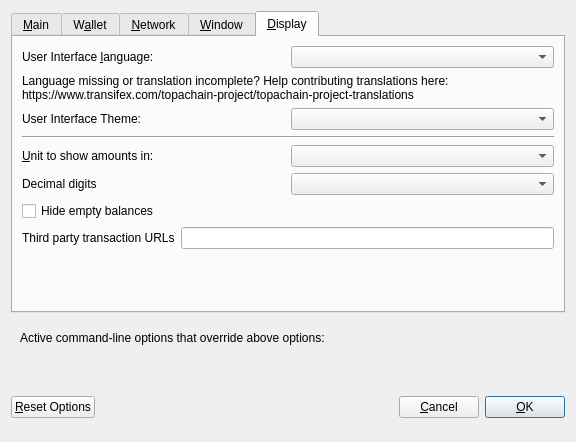
<?xml version="1.0" encoding="UTF-8"?>
<ui version="4.0">
 <class>OptionsDialog</class>
 <widget class="QDialog" name="OptionsDialog">
  <property name="geometry">
   <rect>
    <x>0</x>
    <y>0</y>
    <width>576</width>
    <height>442</height>
   </rect>
  </property>
  <property name="windowTitle">
   <string>Options</string>
  </property>
  <property name="modal">
   <bool>true</bool>
  </property>
  <layout class="QVBoxLayout" name="verticalLayout">
   <item>
    <widget class="QTabWidget" name="tabWidget">
     <property name="currentIndex">
      <number>4</number>
     </property>
     <widget class="QWidget" name="tabMain">
      <attribute name="title">
       <string>&amp;Main</string>
      </attribute>
      <layout class="QVBoxLayout" name="verticalLayout_Main">
       <item>
        <widget class="QCheckBox" name="bitcoinAtStartup">
         <property name="toolTip">
          <string>Automatically start TopaChain after logging in to the system.</string>
         </property>
         <property name="text">
          <string>&amp;Start TopaChain on system login</string>
         </property>
        </widget>
       </item>
       <item>
        <layout class="QHBoxLayout" name="horizontalLayout_2_Main">
         <item>
          <widget class="QLabel" name="databaseCacheLabel">
           <property name="text">
            <string>Size of &amp;database cache</string>
           </property>
           <property name="textFormat">
            <enum>Qt::PlainText</enum>
           </property>
           <property name="buddy">
            <cstring>databaseCache</cstring>
           </property>
          </widget>
         </item>
         <item>
          <widget class="QSpinBox" name="databaseCache"/>
         </item>
         <item>
          <widget class="QLabel" name="databaseCacheUnitLabel">
           <property name="text">
            <string>MB</string>
           </property>
           <property name="textFormat">
            <enum>Qt::PlainText</enum>
           </property>
          </widget>
         </item>
         <item>
          <spacer name="horizontalSpacer_2_Main">
           <property name="orientation">
            <enum>Qt::Horizontal</enum>
           </property>
           <property name="sizeHint" stdset="0">
            <size>
             <width>40</width>
             <height>20</height>
            </size>
           </property>
          </spacer>
         </item>
        </layout>
       </item>
       <item>
        <layout class="QHBoxLayout" name="horizontalLayout_3_Main">
         <item>
          <widget class="QLabel" name="threadsScriptVerifLabel">
           <property name="text">
            <string>Number of script &amp;verification threads</string>
           </property>
           <property name="textFormat">
            <enum>Qt::PlainText</enum>
           </property>
           <property name="buddy">
            <cstring>threadsScriptVerif</cstring>
           </property>
          </widget>
         </item>
         <item>
          <widget class="QSpinBox" name="threadsScriptVerif">
           <property name="toolTip">
            <string>(0 = auto, &lt;0 = leave that many cores free)</string>
           </property>
          </widget>
         </item>
         <item>
          <spacer name="horizontalSpacer_3_Main">
           <property name="orientation">
            <enum>Qt::Horizontal</enum>
           </property>
           <property name="sizeHint" stdset="0">
            <size>
             <width>40</width>
             <height>20</height>
            </size>
           </property>
          </spacer>
         </item>
        </layout>
       </item>
       <item>
        <spacer name="verticalSpacer_2">
         <property name="orientation">
          <enum>Qt::Vertical</enum>
         </property>
         <property name="sizeHint" stdset="0">
          <size>
           <width>20</width>
           <height>40</height>
          </size>
         </property>
        </spacer>
       </item>
       <item>
        <widget class="QCheckBox" name="checkBoxZeromintEnable">
         <property name="toolTip">
          <string>Enable automatic minting of TopaChain units to zTOPA</string>
         </property>
         <property name="layoutDirection">
          <enum>Qt::LeftToRight</enum>
         </property>
         <property name="text">
          <string>Enable zTOPA Automint</string>
         </property>
        </widget>
       </item>
       <item>
        <layout class="QHBoxLayout" name="horizontalLayout_3">
         <item>
          <widget class="QLabel" name="percentage_label">
           <property name="toolTip">
            <string>Percentage of incoming TOPA which get automatically converted to zTOPA via Zerocoin Protocol (min: 10%)</string>
           </property>
           <property name="text">
            <string>Percentage of autominted zTOPA</string>
           </property>
          </widget>
         </item>
         <item>
          <widget class="QSpinBox" name="zeromintPercentage">
           <property name="minimum">
            <number>1</number>
           </property>
           <property name="maximum">
            <number>100</number>
           </property>
          </widget>
         </item>
        </layout>
       </item>
       <item>
        <layout class="QHBoxLayout" name="horizontalLayout" stretch="0,0">
         <property name="sizeConstraint">
          <enum>QLayout::SetFixedSize</enum>
         </property>
         <item>
          <widget class="QLabel" name="labelPreferredDenom">
           <property name="maximumSize">
            <size>
             <width>16777215</width>
             <height>16777215</height>
            </size>
           </property>
           <property name="toolTip">
            <string>Wait with automatic conversion to Zerocoin until enough TOPA for this denomination is available</string>
           </property>
           <property name="text">
            <string>Preferred Automint zTOPA Denomination</string>
           </property>
          </widget>
         </item>
         <item>
          <widget class="QComboBox" name="preferredDenom">
           <property name="maximumSize">
            <size>
             <width>16777215</width>
             <height>27</height>
            </size>
           </property>
           <property name="toolTip">
            <string>Wait with automatic conversion to Zerocoin until enough TOPA for this denomination is available</string>
           </property>
           <property name="maxVisibleItems">
            <number>9</number>
           </property>
           <property name="maxCount">
            <number>9</number>
           </property>
          </widget>
         </item>
        </layout>
       </item>
      </layout>
     </widget>
     <widget class="QWidget" name="tabWallet">
      <attribute name="title">
       <string>W&amp;allet</string>
      </attribute>
      <layout class="QVBoxLayout" name="verticalLayout_Wallet">
       <item>
        <layout class="QHBoxLayout" name="horizontalLayout_2_Wallet">
         <item>
          <widget class="QLabel" name="labelStakeSplitThresholdText">
           <property name="text">
            <string>Stake split threshold:</string>
           </property>
          </widget>
         </item>
         <item>
          <widget class="QSpinBox" name="spinBoxStakeSplitThreshold">
           <property name="minimum">
            <number>1</number>
           </property>
           <property name="maximum">
            <number>999999</number>
           </property>
          </widget>
         </item>
        </layout>
       </item>
       <item>
        <widget class="QGroupBox" name="groupBox">
         <property name="title">
          <string>Expert</string>
         </property>
         <layout class="QVBoxLayout" name="verticalLayout_2">
          <item>
           <widget class="QCheckBox" name="coinControlFeatures">
            <property name="toolTip">
             <string>Whether to show coin control features or not.</string>
            </property>
            <property name="text">
             <string>Enable coin &amp;control features</string>
            </property>
           </widget>
          </item>
          <item>
           <widget class="QCheckBox" name="showMasternodesTab">
            <property name="toolTip">
             <string>Show additional tab listing all your masternodes in first sub-tab&lt;br/&gt;and all masternodes on the network in second sub-tab.</string>
            </property>
            <property name="text">
             <string>Show Masternodes Tab</string>
            </property>
           </widget>
          </item>
          <item>
           <widget class="QCheckBox" name="spendZeroConfChange">
            <property name="toolTip">
             <string>If you disable the spending of unconfirmed change, the change from a transaction&lt;br/&gt;cannot be used until that transaction has at least one confirmation.&lt;br/&gt;This also affects how your balance is computed.</string>
            </property>
            <property name="text">
             <string>&amp;Spend unconfirmed change</string>
            </property>
           </widget>
          </item>
         </layout>
        </widget>
       </item>
       <item>
        <spacer name="verticalSpacer_Wallet">
         <property name="orientation">
          <enum>Qt::Vertical</enum>
         </property>
         <property name="sizeHint" stdset="0">
          <size>
           <width>20</width>
           <height>40</height>
          </size>
         </property>
        </spacer>
       </item>
      </layout>
     </widget>
     <widget class="QWidget" name="tabNetwork">
      <attribute name="title">
       <string>&amp;Network</string>
      </attribute>
      <layout class="QVBoxLayout" name="verticalLayout_Network">
       <item>
        <widget class="QCheckBox" name="mapPortUpnp">
         <property name="toolTip">
          <string>Automatically open the TopaChain client port on the router. This only works when your router supports UPnP and it is enabled.</string>
         </property>
         <property name="text">
          <string>Map port using &amp;UPnP</string>
         </property>
        </widget>
       </item>
       <item>
        <widget class="QCheckBox" name="allowIncoming">
         <property name="toolTip">
          <string>Accept connections from outside</string>
         </property>
         <property name="text">
          <string>Allow incoming connections</string>
         </property>
        </widget>
       </item>
       <item>
        <widget class="QCheckBox" name="connectSocks">
         <property name="toolTip">
          <string>Connect to the TopaChain network through a SOCKS5 proxy.</string>
         </property>
         <property name="text">
          <string>&amp;Connect through SOCKS5 proxy (default proxy):</string>
         </property>
        </widget>
       </item>
       <item>
        <layout class="QHBoxLayout" name="horizontalLayout_1_Network">
         <item>
          <widget class="QLabel" name="proxyIpLabel">
           <property name="text">
            <string>Proxy &amp;IP:</string>
           </property>
           <property name="textFormat">
            <enum>Qt::PlainText</enum>
           </property>
           <property name="buddy">
            <cstring>proxyIp</cstring>
           </property>
          </widget>
         </item>
         <item>
          <widget class="QValidatedLineEdit" name="proxyIp">
           <property name="minimumSize">
            <size>
             <width>140</width>
             <height>0</height>
            </size>
           </property>
           <property name="maximumSize">
            <size>
             <width>140</width>
             <height>16777215</height>
            </size>
           </property>
           <property name="toolTip">
            <string>IP address of the proxy (e.g. IPv4: 127.0.0.1 / IPv6: ::1)</string>
           </property>
          </widget>
         </item>
         <item>
          <widget class="QLabel" name="proxyPortLabel">
           <property name="text">
            <string>&amp;Port:</string>
           </property>
           <property name="textFormat">
            <enum>Qt::PlainText</enum>
           </property>
           <property name="buddy">
            <cstring>proxyPort</cstring>
           </property>
          </widget>
         </item>
         <item>
          <widget class="QLineEdit" name="proxyPort">
           <property name="minimumSize">
            <size>
             <width>75</width>
             <height>0</height>
            </size>
           </property>
           <property name="maximumSize">
            <size>
             <width>55</width>
             <height>16777215</height>
            </size>
           </property>
           <property name="toolTip">
            <string>Port of the proxy (e.g. 9050)</string>
           </property>
          </widget>
         </item>
         <item>
          <spacer name="horizontalSpacer_1_Network">
           <property name="orientation">
            <enum>Qt::Horizontal</enum>
           </property>
           <property name="sizeHint" stdset="0">
            <size>
             <width>40</width>
             <height>20</height>
            </size>
           </property>
          </spacer>
         </item>
        </layout>
       </item>
       <item>
        <spacer name="verticalSpacer_Network">
         <property name="orientation">
          <enum>Qt::Vertical</enum>
         </property>
         <property name="sizeHint" stdset="0">
          <size>
           <width>20</width>
           <height>40</height>
          </size>
         </property>
        </spacer>
       </item>
      </layout>
     </widget>
     <widget class="QWidget" name="tabWindow">
      <attribute name="title">
       <string>&amp;Window</string>
      </attribute>
      <layout class="QVBoxLayout" name="verticalLayout_Window">
       <item>
        <widget class="QCheckBox" name="minimizeToTray">
         <property name="toolTip">
          <string>Show only a tray icon after minimizing the window.</string>
         </property>
         <property name="text">
          <string>&amp;Minimize to the tray instead of the taskbar</string>
         </property>
        </widget>
       </item>
       <item>
        <widget class="QCheckBox" name="minimizeOnClose">
         <property name="toolTip">
          <string>Minimize instead of exit the application when the window is closed. When this option is enabled, the application will be closed only after selecting Quit in the menu.</string>
         </property>
         <property name="text">
          <string>M&amp;inimize on close</string>
         </property>
        </widget>
       </item>
       <item>
        <spacer name="verticalSpacer_Window">
         <property name="orientation">
          <enum>Qt::Vertical</enum>
         </property>
         <property name="sizeHint" stdset="0">
          <size>
           <width>20</width>
           <height>40</height>
          </size>
         </property>
        </spacer>
       </item>
      </layout>
     </widget>
     <widget class="QWidget" name="tabDisplay">
      <attribute name="title">
       <string>&amp;Display</string>
      </attribute>
      <layout class="QVBoxLayout" name="verticalLayout_Display">
       <item>
        <layout class="QHBoxLayout" name="horizontalLayout_1_Display">
         <item>
          <widget class="QLabel" name="langLabel">
           <property name="text">
            <string>User Interface &amp;language:</string>
           </property>
           <property name="textFormat">
            <enum>Qt::PlainText</enum>
           </property>
           <property name="buddy">
            <cstring>lang</cstring>
           </property>
          </widget>
         </item>
         <item>
          <widget class="QValueComboBox" name="lang">
           <property name="toolTip">
            <string>The user interface language can be set here. This setting will take effect after restarting TopaChain.</string>
           </property>
          </widget>
         </item>
        </layout>
       </item>
       <item>
        <widget class="QLabel" name="label_3">
         <property name="toolTip">
          <string notr="true"/>
         </property>
         <property name="statusTip">
          <string notr="true"/>
         </property>
         <property name="whatsThis">
          <string notr="true"/>
         </property>
         <property name="accessibleName">
          <string notr="true"/>
         </property>
         <property name="text">
          <string>Language missing or translation incomplete? Help contributing translations here:
https://www.transifex.com/topachain-project/topachain-project-translations</string>
         </property>
         <property name="wordWrap">
          <bool>true</bool>
         </property>
         <property name="openExternalLinks">
          <bool>true</bool>
         </property>
         <property name="textInteractionFlags">
          <set>Qt::TextBrowserInteraction</set>
         </property>
        </widget>
       </item>
       <item>
        <layout class="QHBoxLayout" name="horizontalLayout_4_Display" stretch="0,0">
         <item>
          <widget class="QLabel" name="themeLabel">
           <property name="text">
            <string>User Interface Theme:</string>
           </property>
          </widget>
         </item>
         <item>
          <widget class="QValueComboBox" name="theme"/>
         </item>
        </layout>
       </item>
       <item>
        <widget class="Line" name="line">
         <property name="orientation">
          <enum>Qt::Horizontal</enum>
         </property>
        </widget>
       </item>
       <item>
        <layout class="QHBoxLayout" name="horizontalLayout_2_Display">
         <item>
          <widget class="QLabel" name="unitLabel">
           <property name="text">
            <string>&amp;Unit to show amounts in:</string>
           </property>
           <property name="textFormat">
            <enum>Qt::PlainText</enum>
           </property>
           <property name="buddy">
            <cstring>unit</cstring>
           </property>
          </widget>
         </item>
         <item>
          <widget class="QValueComboBox" name="unit">
           <property name="toolTip">
            <string>Choose the default subdivision unit to show in the interface and when sending coins.</string>
           </property>
          </widget>
         </item>
        </layout>
       </item>
       <item>
        <layout class="QHBoxLayout" name="horizontalLayout_5_Display">
         <item>
          <widget class="QLabel" name="digitsLabel">
           <property name="text">
            <string>Decimal digits</string>
           </property>
          </widget>
         </item>
         <item>
          <widget class="QValueComboBox" name="digits"/>
         </item>
        </layout>
       </item>
       <item>
        <widget class="QCheckBox" name="checkBoxHideZeroBalances">
         <property name="toolTip">
          <string>Hide empty balances</string>
         </property>
         <property name="layoutDirection">
          <enum>Qt::LeftToRight</enum>
         </property>
         <property name="text">
          <string>Hide empty balances</string>
         </property>
        </widget>
       </item>
       <item>
        <layout class="QHBoxLayout" name="horizontalLayout_3_Display">
         <item>
          <widget class="QLabel" name="thirdPartyTxUrlsLabel">
           <property name="toolTip">
            <string>Third party URLs (e.g. a block explorer) that appear in the transactions tab as context menu items. %s in the URL is replaced by transaction hash. Multiple URLs are separated by vertical bar |.</string>
           </property>
           <property name="text">
            <string>Third party transaction URLs</string>
           </property>
           <property name="buddy">
            <cstring>thirdPartyTxUrls</cstring>
           </property>
          </widget>
         </item>
         <item>
          <widget class="QLineEdit" name="thirdPartyTxUrls">
           <property name="toolTip">
            <string>Third party URLs (e.g. a block explorer) that appear in the transactions tab as context menu items. %s in the URL is replaced by transaction hash. Multiple URLs are separated by vertical bar |.</string>
           </property>
          </widget>
         </item>
        </layout>
       </item>
       <item>
        <spacer name="verticalSpacer">
         <property name="orientation">
          <enum>Qt::Vertical</enum>
         </property>
         <property name="sizeHint" stdset="0">
          <size>
           <width>20</width>
           <height>40</height>
          </size>
         </property>
        </spacer>
       </item>
      </layout>
     </widget>
    </widget>
   </item>
   <item>
    <widget class="QFrame" name="frame">
     <layout class="QVBoxLayout" name="verticalLayout_Bottom">
      <item>
       <layout class="QHBoxLayout" name="horizontalLayout_Bottom">
        <item>
         <widget class="QLabel" name="overriddenByCommandLineInfoLabel">
          <property name="text">
           <string>Active command-line options that override above options:</string>
          </property>
          <property name="textFormat">
           <enum>Qt::PlainText</enum>
          </property>
         </widget>
        </item>
        <item>
         <spacer name="horizontalSpacer_Bottom">
          <property name="orientation">
           <enum>Qt::Horizontal</enum>
          </property>
          <property name="sizeHint" stdset="0">
           <size>
            <width>40</width>
            <height>20</height>
           </size>
          </property>
         </spacer>
        </item>
       </layout>
      </item>
      <item>
       <widget class="QLabel" name="overriddenByCommandLineLabel">
        <property name="text">
         <string/>
        </property>
        <property name="textFormat">
         <enum>Qt::PlainText</enum>
        </property>
        <property name="wordWrap">
         <bool>true</bool>
        </property>
       </widget>
      </item>
     </layout>
    </widget>
   </item>
   <item>
    <layout class="QHBoxLayout" name="horizontalLayout_Buttons">
     <item>
      <widget class="QPushButton" name="resetButton">
       <property name="toolTip">
        <string>Reset all client options to default.</string>
       </property>
       <property name="text">
        <string>&amp;Reset Options</string>
       </property>
       <property name="autoDefault">
        <bool>false</bool>
       </property>
      </widget>
     </item>
     <item>
      <spacer name="horizontalSpacer_1">
       <property name="orientation">
        <enum>Qt::Horizontal</enum>
       </property>
       <property name="sizeHint" stdset="0">
        <size>
         <width>40</width>
         <height>48</height>
        </size>
       </property>
      </spacer>
     </item>
     <item>
      <widget class="QLabel" name="statusLabel">
       <property name="minimumSize">
        <size>
         <width>200</width>
         <height>0</height>
        </size>
       </property>
       <property name="font">
        <font>
         <weight>75</weight>
         <bold>true</bold>
        </font>
       </property>
       <property name="text">
        <string/>
       </property>
       <property name="textFormat">
        <enum>Qt::PlainText</enum>
       </property>
       <property name="wordWrap">
        <bool>true</bool>
       </property>
      </widget>
     </item>
     <item>
      <spacer name="horizontalSpacer_2">
       <property name="orientation">
        <enum>Qt::Horizontal</enum>
       </property>
       <property name="sizeHint" stdset="0">
        <size>
         <width>40</width>
         <height>48</height>
        </size>
       </property>
      </spacer>
     </item>
     <item>
      <widget class="QPushButton" name="cancelButton">
       <property name="text">
        <string>&amp;Cancel</string>
       </property>
       <property name="autoDefault">
        <bool>false</bool>
       </property>
      </widget>
     </item>
     <item>
      <widget class="QPushButton" name="okButton">
       <property name="text">
        <string>&amp;OK</string>
       </property>
       <property name="autoDefault">
        <bool>false</bool>
       </property>
       <property name="default">
        <bool>true</bool>
       </property>
      </widget>
     </item>
    </layout>
   </item>
  </layout>
 </widget>
 <customwidgets>
  <customwidget>
   <class>QValidatedLineEdit</class>
   <extends>QLineEdit</extends>
   <header>qvalidatedlineedit.h</header>
  </customwidget>
  <customwidget>
   <class>QValueComboBox</class>
   <extends>QComboBox</extends>
   <header>qvaluecombobox.h</header>
  </customwidget>
 </customwidgets>
 <resources/>
 <connections/>
</ui>
